Frame 1 (no input): blank canvas, image omitted
Frame 60 (the mouse pressed at the canvas centre just before this capture): blank canvas, image omitted
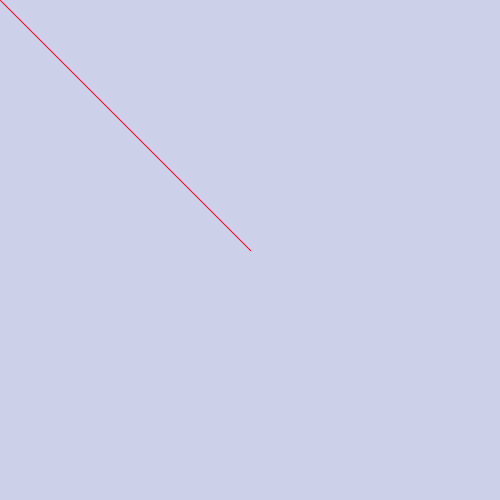
Frame 120 (the mouse held since frame 60 and released just before this capture)

The Processing sketch whose frames 1 and 60 were blank and that drew this single picture after the mouse press (run headless with seeded random() and noise(); from frame 60 on, the mouse is pressed at the canvas centre):

// Processing sketch: week01_4_line_stroke_keyPressed
// ── week01_4_line_stroke_keyPressed.pde
void setup(){
  size(500,500);
  background(#CCD0E8);
  stroke(#FF0522);
}
void draw(){
  if(mousePressed){
    line(mouseX,mouseY,pmouseX,pmouseY);
  }
}
void keyPressed(){
  if(key=='1')stroke(#FF0522);
  if(key=='2')stroke(#FF7605);
  if(key=='3')stroke(#FFEB05);
  if(key=='4')stroke(#05FF24);
  if(key=='5')stroke(#050BFF);
  if(key=='6')stroke(#CF75D6);
  if(key=='7')stroke(#740ACB);
}
